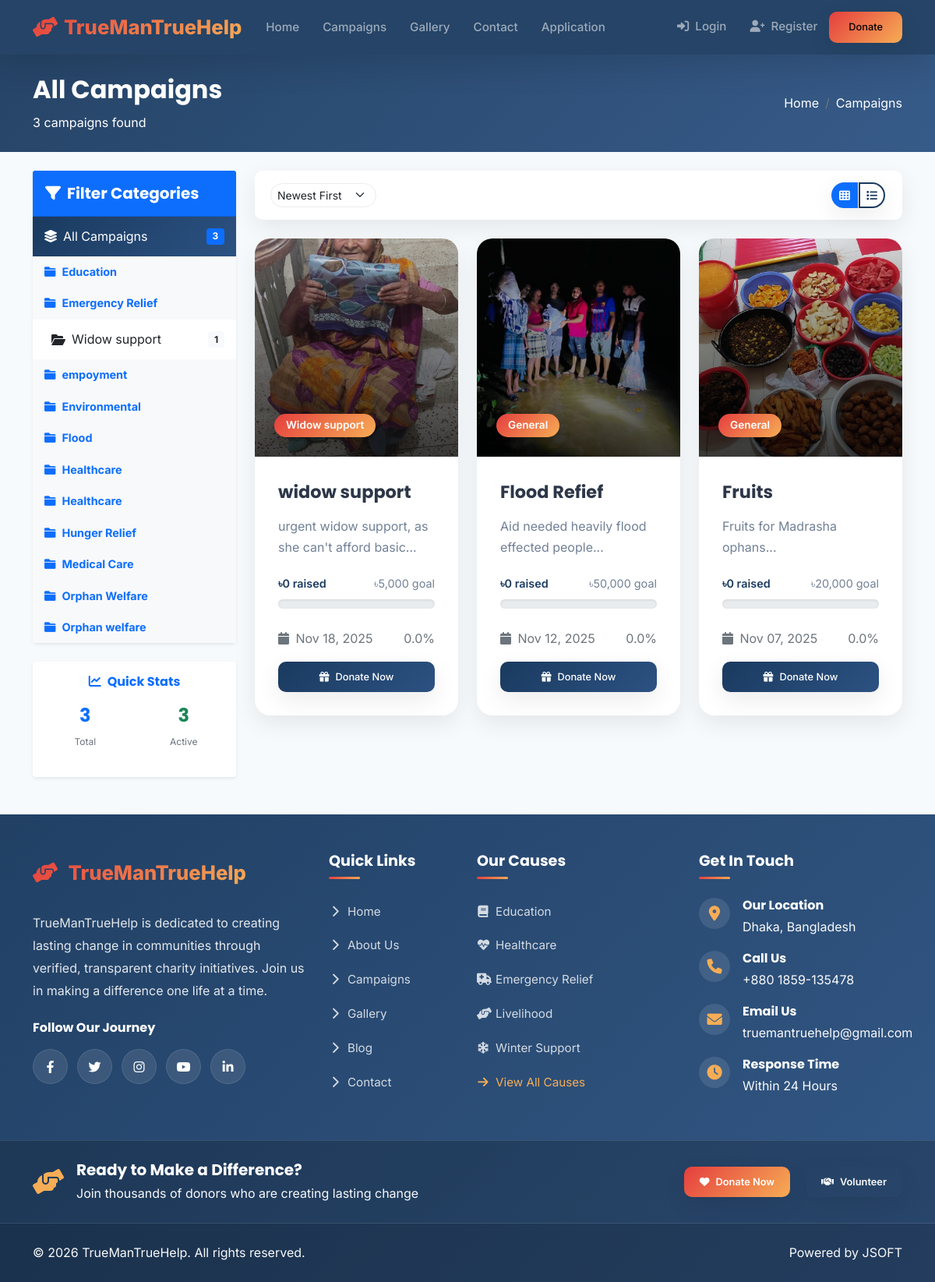
The page /campaigns.php on the database its author committed.
### tables this page shows
CREATE TABLE `categories` (
  `id` int(11) NOT NULL,
  `name` varchar(100) NOT NULL,
  `description` text DEFAULT NULL,
  `parent_id` int(11) DEFAULT NULL,
  `status` enum('active','inactive') DEFAULT 'active',
  `created_at` timestamp NOT NULL DEFAULT current_timestamp()
);

CREATE TABLE `campaigns` (
  `id` int(11) NOT NULL,
  `title` varchar(255) NOT NULL,
  `description` text NOT NULL,
  `short_description` varchar(500) DEFAULT NULL,
  `goal_amount` decimal(15,2) NOT NULL,
  `raised_amount` decimal(15,2) DEFAULT 0.00,
  `category_id` int(11) DEFAULT NULL,
  `image` varchar(255) DEFAULT NULL,
  `start_date` date DEFAULT NULL,
  `end_date` date DEFAULT NULL,
  `status` enum('active','inactive','completed') DEFAULT 'active',
  `featured` tinyint(1) DEFAULT 0,
  `created_by` int(11) DEFAULT NULL,
  `created_at` timestamp NOT NULL DEFAULT current_timestamp(),
  `updated_at` timestamp NOT NULL DEFAULT current_timestamp() ON UPDATE current_timestamp()
);

### includes/functions.php (called while the page is built, shortened)
<?php
function getSubcategories($parent_id) {
    global $pdo;
    try {
        $stmt = $pdo->prepare("SELECT * FROM categories WHERE parent_id = ? AND status = 'active' ORDER BY name");
        $stmt->execute([$parent_id]);
        return $stmt->fetchAll(PDO::FETCH_ASSOC);
    } catch(PDOException $e) {
        error_log("Subcategories error: " . $e->getMessage());
        return [];
    }
}
function getCategoryHierarchy() {
    global $pdo;
    $hierarchy = [];
    try {
        $parent_stmt = $pdo->query("SELECT * FROM categories WHERE parent_id IS NULL AND status = 'active' ORDER BY name");
        $parents = $parent_stmt->fetchAll(PDO::FETCH_ASSOC);
        foreach ($parents as $parent) {
            $parent['children'] = getSubcategories($parent['id']);
            $hierarchy[] = $parent;
        }
    } catch(PDOException $e) {
        error_log("Category hierarchy error: " . $e->getMessage());
        return [];
    }
    return $hierarchy;
}
function getTotalCampaignsCount() {
    global $pdo;
    $stmt = $pdo->query("SELECT COUNT(*) FROM campaigns WHERE status = 'active'");
    return $stmt->fetchColumn();
}
function getActiveCampaignsCount() {
    global $pdo;
    $stmt = $pdo->query("SELECT COUNT(*) FROM campaigns WHERE status = 'active'");
    return $stmt->fetchColumn();
}
function getCategoryCampaignsCount($category_id) {
    global $pdo;
    $stmt = $pdo->prepare("SELECT COUNT(*) FROM campaigns WHERE category_id = ? AND status = 'active'");
    $stmt->execute([$category_id]);
    return $stmt->fetchColumn();
}
?>

### campaigns.php (the view, shortened to what this page needs)
<?php
require_once 'includes/config.php';
$category_id = $_GET['category'] ?? '';
$parent_category_id = $_GET['parent_category'] ?? '';
try {
    if ($category_id) {
        $stmt = $pdo->prepare("
            SELECT c.*, cat.name as category_name, parent.name as parent_category_name
            FROM campaigns c
            LEFT JOIN categories cat ON c.category_id = cat.id
            LEFT JOIN categories parent ON cat.parent_id = parent.id
            WHERE c.status = 'active' AND c.category_id = ?
            ORDER BY c.created_at DESC
        ");
        $stmt->execute([$category_id]);
        $campaigns = $stmt->fetchAll(PDO::FETCH_ASSOC);
        $current_category = getCategoryFullName($category_id);
    } else {
        $stmt = $pdo->query("
            SELECT c.*, cat.name as category_name, parent.name as parent_category_name
            FROM campaigns c
            LEFT JOIN categories cat ON c.category_id = cat.id
            LEFT JOIN categories parent ON cat.parent_id = parent.id
            WHERE c.status = 'active'
            ORDER BY c.created_at DESC
        ");
        $campaigns = $stmt->fetchAll(PDO::FETCH_ASSOC);
        $current_category = 'All Campaigns';
    }
} catch(PDOException $e) {
    $campaigns = [];
    $current_category = 'All Campaigns';
    error_log("Campaigns page error: " . $e->getMessage());
}
$categories = getCategoryHierarchy();
include 'includes/header.php';
?>
<section class="page-header-section py-4" style="margin-top: 70px; background: var(--gradient-primary);">
    <div class="container">
        <div class="row align-items-center">
            <div class="col-md-8">
                <h2 class="text-white mb-2" data-aos="fade-right"><?php echo htmlspecialchars($current_category); ?></h2>
                <p class="text-white mb-0" data-aos="fade-right" data-aos-delay="100">
                    <?php echo count($campaigns); ?> campaign<?php echo count($campaigns) !== 1 ? 's' : ''; ?> found
                </p>
            </div>
            <div class="col-md-4 text-md-end" data-aos="fade-left">
                <nav aria-label="breadcrumb">
                    <ol class="breadcrumb justify-content-md-end mb-0">
                        <li class="breadcrumb-item"><a href="index.php" class="text-white">Home</a></li>
                        <li class="breadcrumb-item active text-white" aria-current="page">Campaigns</li>
                    </ol>
                </nav>
            </div>
        </div>
    </div>
</section>
<section class="campaigns-section py-4">
    <div class="container">
        <div class="row">
            <div class="col-lg-3 mb-4" data-aos="fade-right">
                <div class="category-sidebar card border-0 shadow-sm collapse d-lg-block" id="mobileCategorySidebar">
                    <div class="card-header bg-primary text-white py-3">
                        <h5 class="card-title mb-0">
                            <i class="fas fa-filter me-2"></i>Filter Categories
                        </h5>
                    </div>
                    <div class="card-body p-0">
                        <div class="list-group list-group-flush">
                            <a href="campaigns.php"
                               class="list-group-item list-group-item-action d-flex align-items-center <?php echo !$category_id && !$parent_category_id ? 'active' : ''; ?>">
                                <i class="fas fa-layer-group me-2"></i>
                                All Campaigns
                                <span class="badge bg-primary ms-auto"><?php echo getTotalCampaignsCount(); ?></span>
                            </a>
                            <?php foreach($categories as $parent): ?>
                            <div class="parent-category">
                                <div class="list-group-item list-group-item-light fw-bold text-primary py-2">
                                    <i class="fas fa-folder me-2"></i><?php echo htmlspecialchars($parent['name']); ?>
                                </div>
                                <?php foreach($parent['children'] as $child): ?>
                                <a href="campaigns.php?category=<?php echo $child['id']; ?>"
                                   class="list-group-item list-group-item-action d-flex align-items-center ps-4 category-link <?php echo $category_id == $child['id'] ? 'active' : ''; ?>"
                                   data-category-id="<?php echo $child['id']; ?>">
                                    <i class="fas fa-folder-open me-2"></i>
                                    <?php echo htmlspecialchars($child['name']); ?>
                                    <span class="badge bg-light text-dark ms-auto"><?php echo getCategoryCampaignsCount($child['id']); ?></span>
                                </a>
                                <?php endforeach; ?>
                            </div>
                            <?php endforeach; ?>
                        </div>
                    </div>
                </div>
                <div class="quick-stats card border-0 shadow-sm mt-4" data-aos="fade-up" data-aos-delay="200">
                    <div class="card-body text-center">
                        <h6 class="card-title text-primary mb-3">
                            <i class="fas fa-chart-line me-2"></i>Quick Stats
                        </h6>
                        <div class="row">
                            <div class="col-6 mb-3">
                                <div class="stat-item">
                                    <h4 class="text-primary mb-1"><?php echo getTotalCampaignsCount(); ?></h4>
                                    <small class="text-muted">Total</small>
                                </div>
                            </div>
                            <div class="col-6 mb-3">
                                <div class="stat-item">
                                    <h4 class="text-success mb-1"><?php echo getActiveCampaignsCount(); ?></h4>
                                    <small class="text-muted">Active</small>
                                </div>
                            </div>
                        </div>
                    </div>
                </div>
            </div>
            <div class="col-lg-9" data-aos="fade-up">
                <?php if(empty($campaigns)): ?>
                    <div class="empty-state text-center py-5">
                        <div class="empty-icon mb-4">
                            <i class="fas fa-search fa-3x text-muted"></i>
                        </div>
                        <h4 class="text-muted mb-3">No Campaigns Found</h4>
                        <p class="text-muted mb-4">We couldn't find any campaigns in this category.</p>
                        <a href="campaigns.php" class="btn btn-primary btn-lg">
                            <i class="fas fa-redo me-2"></i>View All Campaigns
                        </a>
                    </div>
                <?php else: ?>
                    <div class="campaign-options d-flex justify-content-between align-items-center mb-4">
                        <div class="sort-options">
                            <select class="form-select form-select-sm" id="sortCampaigns">
                                <option value="newest">Newest First</option>
                            </select>
                        </div>
                        <div class="view-options">
                            <div class="btn-group btn-group-sm" role="group">
                                <label class="btn btn-outline-primary" for="gridView">
                                    <i class="fas fa-th"></i>
                                </label>
                                <label class="btn btn-outline-primary" for="listView">
                                    <i class="fas fa-list"></i>
                                </label>
                            </div>
                        </div>
                    </div>
                    <div class="row" id="campaignsGrid">
                        <?php foreach($campaigns as $campaign): ?>
                        <div class="col-xl-4 col-lg-6 mb-4 campaign-item">
                            <div class="campaign-card-hover h-100">
                                <div class="campaign-image">
                                    <img src="<?php echo $campaign['image'] ?: 'assets/images/default-campaign.jpg'; ?>"
                                         class="img-fluid" alt="<?php echo htmlspecialchars($campaign['title']); ?>">
                                    <div class="campaign-overlay">
                                        <span class="badge campaign-badge">
                                            <?php
                                            if(isset($campaign['parent_category_name']) && isset($campaign['category_name'])) {
                                                echo htmlspecialchars($campaign['category_name']);
                                            } else {
                                                echo 'General';
                                            }
                                            ?>
                                        </span>
                                    </div>
                                </div>
                                <div class="campaign-content">
                                    <h5 class="campaign-title"><?php echo htmlspecialchars($campaign['title']); ?></h5>
                                    <p class="campaign-description"><?php echo substr($campaign['description'], 0, 100); ?>...</p>
                                    <div class="progress-container">
                                        <div class="progress-labels">
                                            <span class="progress-raised">৳<?php echo number_format($campaign['raised_amount']); ?> raised</span>
                                            <span class="progress-goal">৳<?php echo number_format($campaign['goal_amount']); ?> goal</span>
                                        </div>
                                        <div class="progress progress-animated">
                                        </div>
                                    </div>
                                    <div class="campaign-meta d-flex justify-content-between text-sm text-muted mb-3">
                                        <span>
                                            <i class="fas fa-calendar me-1"></i>
                                            <?php echo date('M d, Y', strtotime($campaign['created_at'])); ?>
                                        </span>
                                        <span>
                                            <?php
                                            $progress = ($campaign['raised_amount'] / $campaign['goal_amount']) * 100;
                                            echo number_format(min(100, $progress), 1); ?>%
                                        </span>
                                    </div>
                                    <div class="campaign-actions">
                                        <a href="campaign.php?id=<?php echo $campaign['id']; ?>" class="btn btn-primary btn-hover-lift w-100">
                                            <i class="fas fa-gift me-2"></i>Donate Now
                                        </a>
                                    </div>
                                </div>
                            </div>
                        </div>
                        <?php endforeach; ?>
                    </div>
                <?php endif; ?>
            </div>
        </div>
    </div>
</section>
<?php include 'includes/footer.php'; ?>

### rows shown on the page
categories: name "Education"
categories: name "Emergency Relief"
categories: name "Widow support", id "1"
categories: name "empoyment"
categories: name "Environmental"
categories: name "Flood"
categories: name "Healthcare"
categories: name "Healthcare"
categories: name "Hunger Relief"
categories: name "Medical Care"
categories: name "Orphan Welfare"
categories: name "Orphan welfare"
campaigns: image (picture), category.name "Widow support", title "widow support", description "urgent widow support, as she can't afford basic", raised_amount "0", goal_amount "5,000", created_at "Nov 18, 2025", min(100, $progress) "0.0"
campaigns: image (picture), shows "General", title "Flood Refief", description "Aid needed heavily flood effected people", raised_amount "0", goal_amount "50,000", created_at "Nov 12, 2025", min(100, $progress) "0.0"
campaigns: image (picture), shows "General", title "Fruits", description "Fruits for Madrasha ophans", raised_amount "0", goal_amount "20,000", created_at "Nov 07, 2025", min(100, $progress) "0.0"

### other values the page prints
SITE_NAME "TrueManTrueHelp"
$current_category "All Campaigns"
count($campaigns) "3"
getTotalCampaignsCount() "3"
getActiveCampaignsCount() "3"
